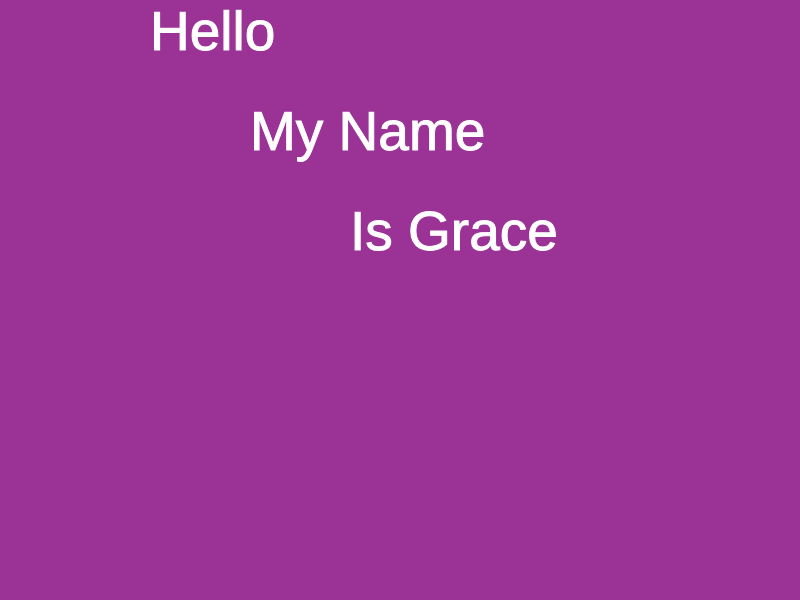
Frame 1 (no input)
Frame 60 (no input): identical to frame 1, image omitted
Frame 120 (the mouse pressed at the canvas centre since frame 60): identical to frame 1, image omitted

The p5.js sketch that drew this single still picture (run headless with seeded random() and noise() and a simulated clock; from frame 60 on, the mouse is pressed at the canvas centre):

// p5.js sketch
// ── sketch.js
/* 
demonstrates color array.
Code by Dawn C. Hayes March, 2017. Modified by Grace Zuniga May 2017.
*/


//var playlist = ["Spoken For", "Beautiful", "Flawless", "The Generous Mr. Lovewell", "So Long Self", "Greater", "Welcome to the New", "I Can Only Imagine" ];
var playlist = ["Hello", "My Name", "Is Grace"];

function setup() {
 createCanvas(800, 600);
 background(155, 50, 150);
 
	for (i = 0; i < 3; i++) {  // use a for loop() to go through the array by index starting with 0.
 console.log(playlist[i]); // log the list to the console as a check if needed.
stroke(255);
fill(255);
 textSize(55);
 text(playlist[i], i * 100 + 150, i * 100 + 50); // print each string by index, followed by spacing and location of the text.
  }
}

// nothing needs to be drawn here.
function draw() {
  
}
